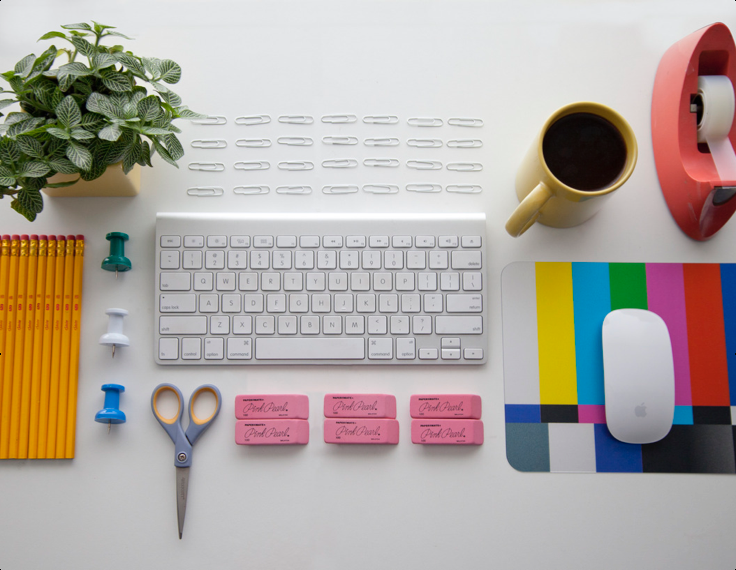
#> input picture 14/desk.png, 736 x 570 px
$ python main.py   (older library calls are emulated)
#> lines starting #> are read from the running program, lines starting #| are printed output that depends on the picture; after the words box and inside, x2 and y2 are one past the last pixel; in counts of white or black regions, pixels touching at a corner belong together
import cv2
import numpy as np
import mahotas


img = cv2.imread("./desk.png")
#> img is the input picture: shape (570, 736, 3); mean B, G, R 160.8, 167.7, 176.6
gray = cv2.cvtColor(img, cv2.COLOR_BGR2GRAY)
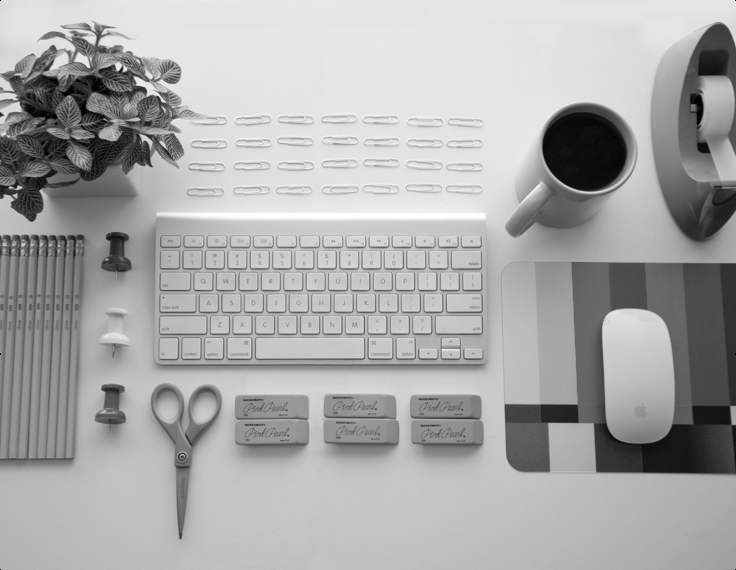
#> gray: shape (570, 736); min 0, max 255, mean 169.6
blur = cv2.GaussianBlur(gray, (7, 7), 1)
cv2.imshow("filterd", blur)

T = mahotas.thresholding.otsu(blur)
#> T = 145

thresh = gray.copy()
thresh[thresh > T] = 255
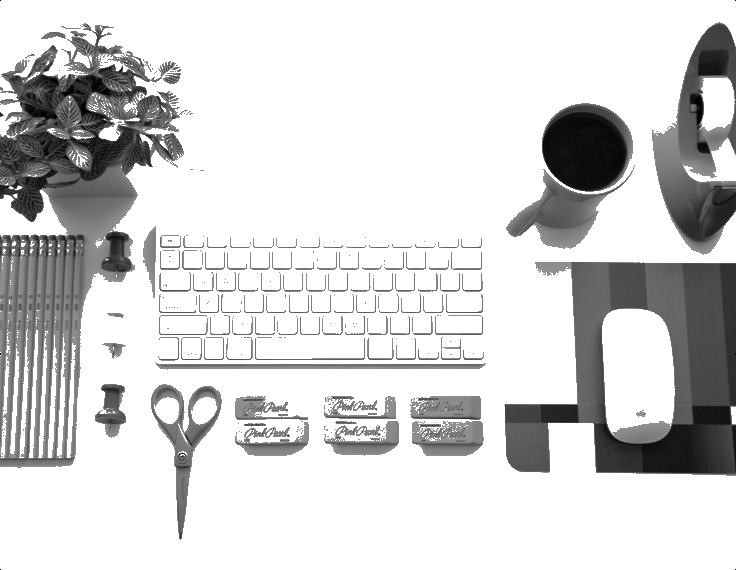
#> thresh: shape (570, 736); min 0, max 255, mean 211.9
thresh[thresh < 255] = 0
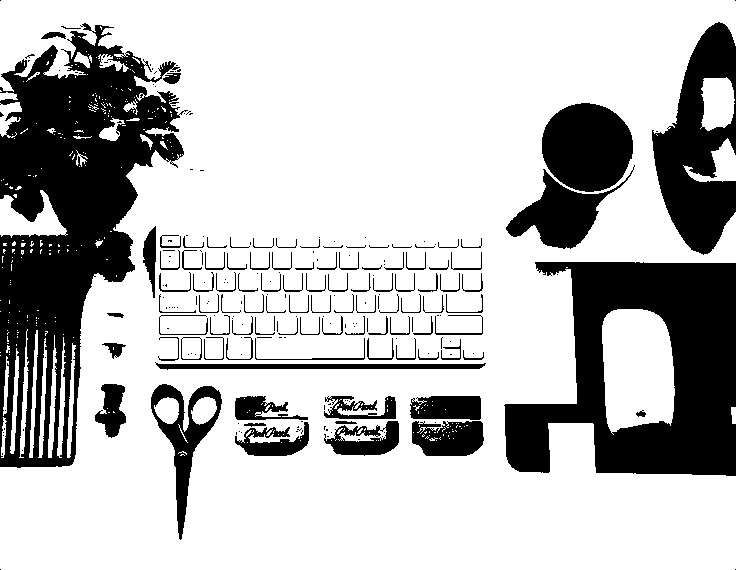
#> thresh: shape (570, 736); 73.6% white; 241 black regions (141 under 20 px), largest, box (x1, y1, x2, y2) and area: (0, 23, 188, 468) 40227, (504, 262, 736, 476) 29112, (652, 22, 736, 255) 10821
print("Otsu’s threshold: {}".format(T))
#| Otsu’s threshold: 145
thresh = cv2.bitwise_not(thresh)
cv2.imshow("Otsu", thresh)

#> (the run stopped early here; a loop or call above may not have finished)
